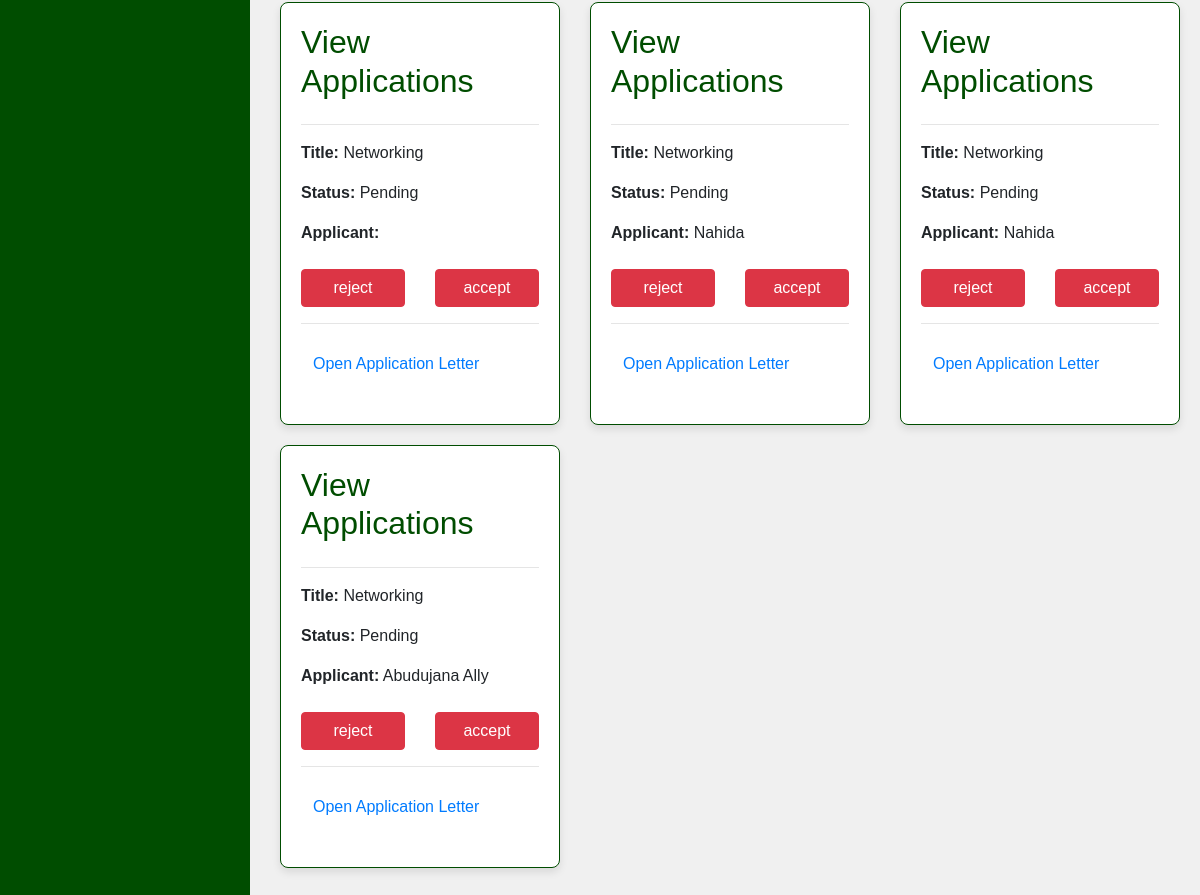
The page /view-applications.php (lower part) on the database as committed earlier.
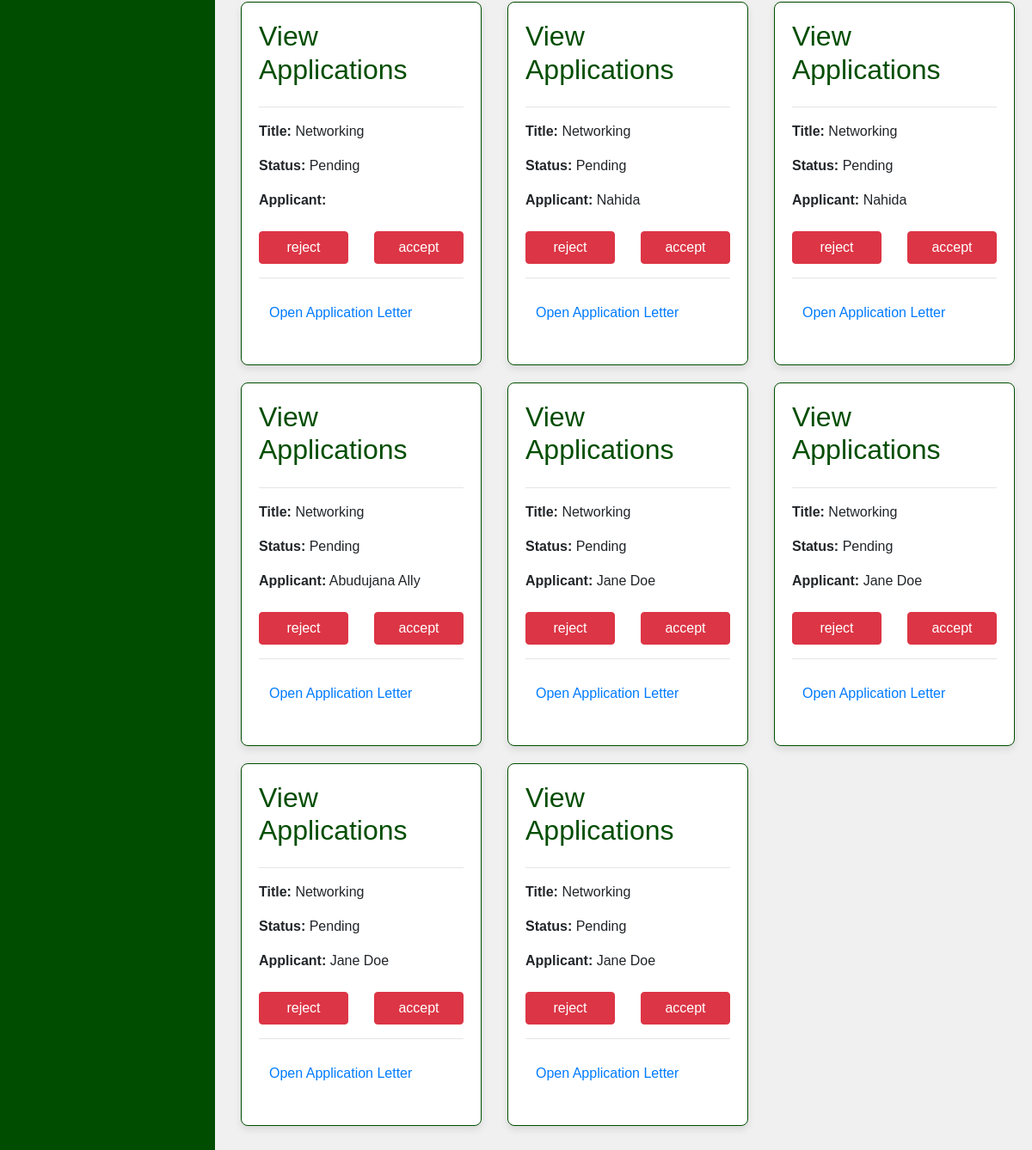
The same page on the database as committed later.
### tables this page shows
CREATE TABLE `applicants` (
  `ApplicantID` int(11) NOT NULL,
  `opportunityID` int(255) NOT NULL,
  `SpecialistID` int(255) NOT NULL,
  `ApplicationDate` date NOT NULL DEFAULT current_timestamp(),
  `LetterPath` varchar(255) NOT NULL,
  `Status` varchar(255) NOT NULL DEFAULT 'Pending'
);

CREATE TABLE `specialist` (
  `SpecialistID` int(11) NOT NULL,
  `FullName` varchar(255) NOT NULL,
  `Email` varchar(255) NOT NULL,
  `phone_Number` int(10) NOT NULL,
  `GitHub_Username` varchar(50) NOT NULL,
  `Speciality` varchar(255) NOT NULL,
  `Expirience` varchar(255) NOT NULL
);

### DB.php (called while the page is built, shortened)
<?php
class DBHelper
{
    private $conn;
    public function __construct()
    {
        $database = new Database();
        $conn = $database->dbConnection();
        $this->conn = $conn;
    }
    public function getRows($table, $conditions = array())
    {
        $sql = 'SELECT';
        $sql .= array_key_exists("select", $conditions) ? $conditions['select'] : '*';
        $sql .= ' FROM ' . $table;
        if (array_key_exists("where", $conditions)) {
            $sql .= ' WHERE ';
            $i = 0;
            foreach ($conditions['where'] as $key => $value) {
                $pre = ($i > 0) ? ' AND ' : '';
                $sql .= $pre . $key . " = '" . $value . "'";
                $i++;
            }
        }
        $query = $this->conn->prepare($sql);
        $query->execute();
        if (array_key_exists("return_type", $conditions) && $conditions['return_type'] != 'all') {
            switch ($conditions['return_type']) {
                case 'count':
                    $data = $query->rowCount();
                    break;
                case 'single':
                    $data = $query->fetch(PDO::FETCH_ASSOC);
                    break;
                default:
                    $data = '';
            }
        } else {
            if ($query->rowCount() > 0) {
                $data = $query->fetchAll();
            }
        }
        return !empty($data) ? $data : false;
    }
    public function getData($table, $attrName, $id, $id2)
    {
        $query = $this->getRows($table, ['where' => [ $id => $id2 ], ' order_by' => ' courseID ASC' ]);
        if (!empty($query)) {
            foreach ($query as  $q) {
                $attrName = $q[$attrName];
                return $attrName;
            }
        } else {
            return null;
        }
    }
}

### view-applications.php (the view, shortened to what this page needs)
<?php
include 'DB.php';
$db = new DBhelper();
$App = $db->getRows("applicants");
?>
<!DOCTYPE html>
<html lang="en">
<head>
    <link href="https://maxcdn.bootstrapcdn.com/bootstrap/4.5.2/css/bootstrap.min.css" rel="stylesheet">
</head>
<body>
    <div class="sidebar">
    </div>
    <div class="content">
        <div class="row">
            <?php if (is_array($App)) { ?>
                <?php foreach ($App as $a) { ?>
                    <div class="col-md-4">
                        <div class="card">
                            <h2>View Applications</h2>
                            <hr>
                            <p><b>Title:</b> <?= $db->getData("opportunity", "Tittle", "opportunityID", $a["opportunityID"]); ?></p>
                            <p><b>Status: </b><?= $a["Status"] ?></p>
                            <p><b>Applicant:</b> <?= $db->getData("specialist", "FullName", "SpecialistID", $a["SpecialistID"]); ?></p>
                            <div class="row mt-2">
                                <div class="col-6">
                                    <a href="message-users.php?applicant=<?= $a['ApplicantID'] ?? ''; ?>" type="button" class="btn btn-danger w-100">reject</a>
                                </div>
                                <div class="col-6">
                                <a href="message-users.php?applicant=<?= $a['ApplicantID'] ?? ''; ?>" type="button" class="btn btn-danger w-100">accept</a>
                                </div>
                            </div>
                            <hr>
                            <div class="row p-2 m-1">
                                <p><a href="assets/letters/<?= $a['LetterPath'] ?>" target="_blank" class="mt-3">Open Application Letter</a></p>
                            </div>
                        </div>
                    </div>
                <?php } ?>
            <?php } else { ?>
                    <p>Sorry Failed to upload files: Perhaps; No datas found.</p>
            <?php } ?>
        </div>
    </div>
</body>
</html>

### view-applications.php (style rules this page uses)
body { font-family: Arial, sans-serif; background-color: #f0f0f0; margin: 0; padding: 0; }
.sidebar { height: 100%; width: 250px; position: fixed; top: 0; left: 0; background-color: #004d00; padding-top: 20px; }
.content { margin-left: 260px; padding: 20px; width: calc(100% - 260px); }
.card { background-color: white; border: 1px solid #004d00; border-radius: 8px; margin: 10px 0; padding: 20px; box-shadow: 0 4px 8px rgba(0, 0, 0, 0.1); }
.card h2 { color: #004d00; margin-top: 0; }

Rows that differ between the two databases and show on the page:
added applicants: Data "Networking", Status "Pending", SpecialistID.FullName "Jane Doe"
added applicants: Data "Networking", Status "Pending", Data "Jane Doe"
added applicants: Data "Networking", Status "Pending", Data "Jane Doe"
added applicants: Data "Networking", Status "Pending", Data "Jane Doe"
